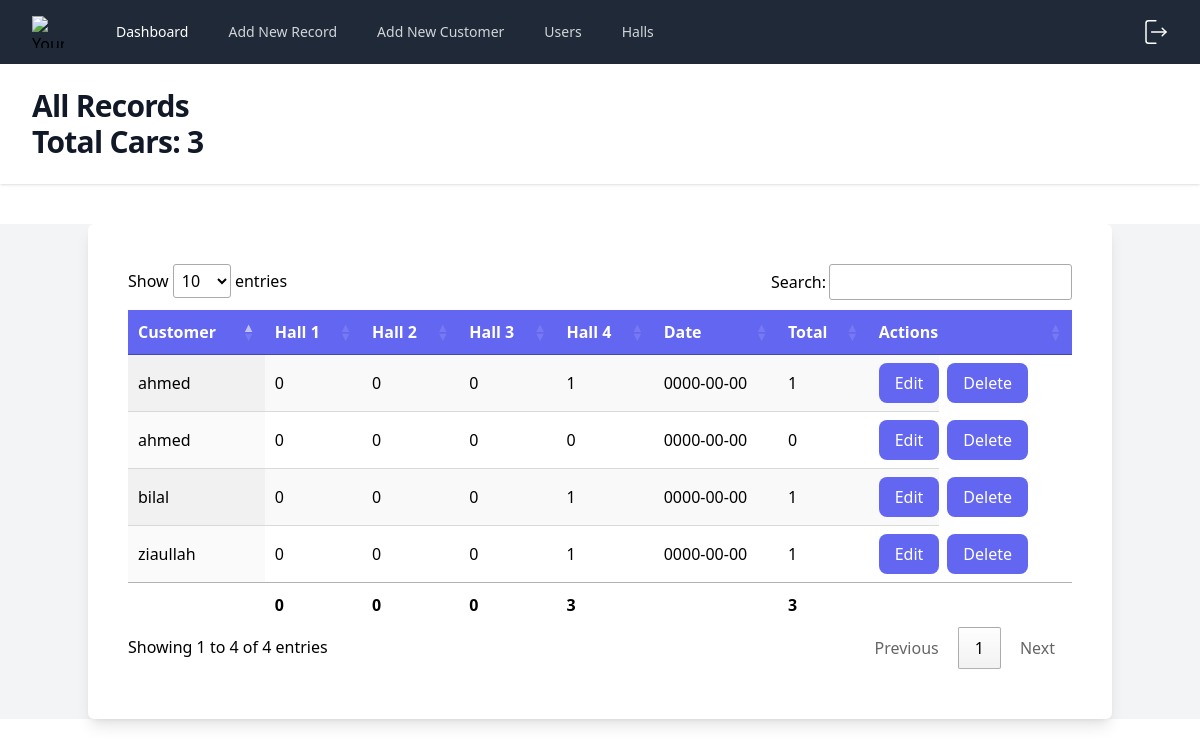
Page /records.php (signed in) on the committed database.
### tables this page shows
CREATE TABLE `records_2` (
  `id` int(10) NOT NULL,
  `hall_1` int(10) NOT NULL DEFAULT 0,
  `hall_2` int(10) NOT NULL DEFAULT 0,
  `hall_3` int(10) NOT NULL DEFAULT 0,
  `hall_4` int(10) NOT NULL DEFAULT 0,
  `hall_5` int(10) NOT NULL DEFAULT 0,
  `hall_6` int(10) NOT NULL DEFAULT 0,
  `hall_7` int(10) NOT NULL DEFAULT 0,
  `hall_8` int(10) NOT NULL DEFAULT 0,
  `hall_9` int(10) NOT NULL DEFAULT 0,
  `hall_10` int(10) NOT NULL DEFAULT 0,
  `number_of_halls` int(20) NOT NULL,
  `customer_id` int(10) NOT NULL,
  `customer_name` varchar(250) NOT NULL,
  `date` date NOT NULL DEFAULT current_timestamp()
);

CREATE TABLE `customers` (
  `id` int(11) NOT NULL,
  `name` varchar(256) NOT NULL,
  `phone` varchar(256) NOT NULL,
  `timestamp` datetime NOT NULL DEFAULT current_timestamp()
);

### records.php (the view, shortened to what this page needs)
<?php
$no_records = false;
include 'partials/head.php';
$role = $_SESSION['role'];
include_once("./partials/db_connect.php");
$today_date = $_GET['date'];
$records = mysqli_query($conn, "SELECT * FROM records_2 WHERE date = '$today_date'");
$totalCars = 0;
$total = 0;
while ($car = mysqli_fetch_assoc($records)) {
    for ($i = 1; $i <= $car['number_of_halls']; $i++) {
        $total += $car['hall_' . $i];
    }
    $totalCars = $total;
}
?>
<link rel="stylesheet" href="https://cdn.datatables.net/1.13.7/css/jquery.dataTables.min.css">
<link rel="stylesheet" href="https://cdn.datatables.net/datetime/1.5.1/css/dataTables.dateTime.min.css">
<body>
    <?php include("./partials/header.php") ?>
    <main class="bg-gray-100">
        <div class="bg-white container shadow-lg rounded-md p-5 md:p-10 mx-auto mt-10">
            <div class="overflow-x-auto">
                <table id="example" class="display nowrap " style="width:100%">
                    <thead class="text-white bg-indigo-500">
                        <tr>
                            <?php mysqli_data_seek($records, 0); ?>
                            <th>Customer</th>
                            <?php
                            $num_halls = !$no_records ? mysqli_fetch_assoc($records)['number_of_halls'] : mysqli_fetch_assoc(mysqli_query($conn, "SELECT count FROM halls"))['count'];
                            for ($i = 1; $i <= $num_halls; $i++) {
                                echo '<th>Hall ' . $i . '</th>';
                            }
                            ?>
                            <th>Date</th>
                            <th>Total</th>
                            <?php
                            $today_date = date("Y-m-d");
                            if ($role == 0 || ($role == 2 && $_GET['date'] >= $today_date)) {
                                echo '<th>Actions</th>';
                            }
                            ?>
                        </tr>
                    </thead>
                    <tbody>
                        <?php
                        mysqli_data_seek($records, 0);
                        if (!$no_records) {
                            while ($record = mysqli_fetch_assoc($records)) {
                                $total = 0;
                                for ($i = 1; $i <= $record['number_of_halls']; $i++) {
                                    $total +=  $record['hall_' . $i];
                                };
                                $customer_id = $record['customer_id'];
                                $customer = mysqli_fetch_assoc(mysqli_query($conn, "SELECT * FROM customers WHERE id='$customer_id'"));
                                if ($customer && isset($customer['name'])) {
                                    $customer_name = $customer['name'];
                                } else {
                                    $customer_name = $record['customer_name'];
                                } ?>
                                <tr id="<?php echo $record['id'] ?>" data-id="<?php echo $record['id'] ?>">
                                    <td>
                                        <span class="editSpan name"><?php echo $customer_name ?></span>
                                    </td>
                                    <?php
                                    for ($i = 1; $i <= $num_halls; $i++) {
                                        $hall = !$no_records ? $record['hall_' . $i] : 0;
                                        echo '<td>
                                                <input type="hidden" name="number_of_halls" class="editInput" value="' . $record['number_of_halls'] . '">
                                                <span class="editSpan hall_' . $i . '">' . $hall . '</span>
                                                <input class="editInput block w-full px-4 rounded-md border-0 py-1.5 text-gray-900 shadow-sm ring-1 ring-inset ring-gray-300 placeholder:text-gray-400 focus:ring-2 focus:ring-inset focus:ring-indigo-600 sm:text-sm sm:leading-6" type="number" name="hall_' . $i . '" id="hall_' . $i . '" required style="display: none" value="' . $hall . '">
                                                </td>';
                                    }
                                    if($role == 2 && $record['date'] >= $today_date) {
                                        echo '<td>
                                        <span class="editSpan date">' . $record['date'] . '</span>
                                        <input class="editInput px-4 block w-full rounded-md border-0 py-1.5 text-gray-900 shadow-sm ring-1 ring-inset ring-gray-300 placeholder:text-gray-400 focus:ring-2 focus:ring-inset focus:ring-indigo-600 sm:text-sm sm:leading-6" type="date" style="display: none" value="' . $record['date'] . '" disabled id="edit_date">
                                        <input type="hidden" class="editInput" name="edit_date" value="' . $record['date'] . '">
                                        </td>';
                                    } else {
                                    echo '<td>
                                    <span class="editSpan date">' . $record['date'] . '</span>
                                    <input class="editInput px-4 block w-full rounded-md border-0 py-1.5 text-gray-900 shadow-sm ring-1 ring-inset ring-gray-300 placeholder:text-gray-400 focus:ring-2 focus:ring-inset focus:ring-indigo-600 sm:text-sm sm:leading-6" type="date" name="edit_date" id="edit_date" required value="' . $record['date'] . '" style="display: none">
                                    </td>';
                                };
                                    echo '<td>' . $total . '</td>';
                                    if ($role == 0 || ($role == 2 && $record['date'] >= $today_date)) {
                                        echo '
                                <td class="w-1/4 flex whitespace-nowrap">
                                <div class="flex space-x-2">
                                <button data-id="' . $record['id'] . '" class="editBtn flex items-center hover:bg-indigo-700 transition-all duration-300 bg-indigo-500 w-full text-white px-4 py-2 rounded-lg">Edit</button>
                                <button data-id="' . $record['id'] . '" class="deleteBtn flex hover:bg-indigo-700 transition-all duration-300 bg-indigo-500 w-full items-center text-white px-4 py-2 rounded-lg">Delete</button>
                                <button data-id="' . $record['id'] . '" class="saveBtn flex hover:bg-indigo-700 transition-all duration-300 bg-indigo-500 w-full items-center text-white px-4 py-2 rounded-lg" style="display: none;">Save</button>
                                <button data-id="' . $record['id'] . '" class="confirmBtn flex hover:bg-indigo-700 transition-all duration-300 bg-indigo-500 w-full items-center text-white px-4 py-2 rounded-lg" style="display: none;">Confirm</button>
                                <button data-id="' . $record['id'] . '" class="cancelBtn flex hover:bg-indigo-700 transition-all duration-300 bg-gray-500 w-full items-center text-white px-4 py-2 rounded-lg" style="display: none;">Cancel</button>
                                </div>
                                </td>
                                </tr>';
                                    }
                                }
                            }
                            ?>
                    </tbody>
                    <tfoot>
                        <tr>
                            <th></th>
                            <?php
                            $today_date = $_GET['date'];
                            $totalInHalls = array();
                            for ($i = 1; $i <= $num_halls; $i++) {
                                $result = mysqli_query($conn, "SELECT * FROM records_2 WHERE date = '$today_date'");
                                $totalInHalls['hall_' . $i] = 0;
                                while ($row = mysqli_fetch_assoc($result)) {
                                    $totalInHalls['hall_' . $i] += $row['hall_' . $i];
                                }
                            }
                            for ($i = 1; $i <= $num_halls; $i++) {
                                echo '<th>' . $totalInHalls['hall_' . $i] . '</th>';
                            }
                            ?>
                            <th></th>
                            <th><?php echo $totalCars; ?></th>
                            <th></th>
                        </tr>
                    </tfoot>
                </table>
            </div>
        </div>
    </main>
</body>

### rows in the picture
records_2: customer.name "ziaullah", hall_1 "0", hall_2 "0", hall_3 "0", hall_4 "1", date "0000-00-00", total "1"
records_2: customer.name "ahmed", hall_1 "0", hall_2 "0", hall_3 "0", hall_4 "1", date "0000-00-00", total "1"
records_2: customer.name "ahmed", hall_1 "0", hall_2 "0", hall_3 "0", hall_4 "0", date "0000-00-00", total "0"
records_2: customer.name "bilal", hall_1 "0", hall_2 "0", hall_3 "0", hall_4 "1", date "0000-00-00", total "1"

### other values in the picture
$page_title "All Records"
$totalCars "3"
$totalInHalls['hall_' . $i] "0"
$totalInHalls['hall_' . $i] "3"
